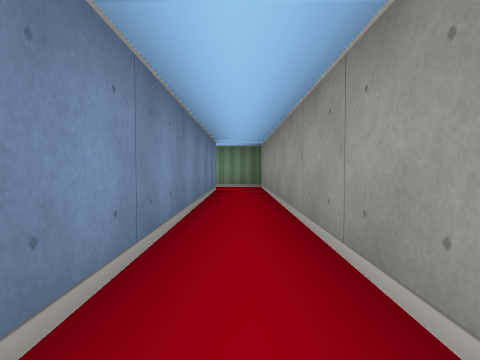
View 1 (above)

19 first-person views from a walk through a cub3D ray-caster map. The camera is about half as high as the walls, tilts 2° down and sees 75° across. The floor is counted in squares. Each view is taken from the middle of a square. On the plan, view 1 faces up. The plan holds only what a view shows up to about 9 squares ahead; the rest is blank.

View 2
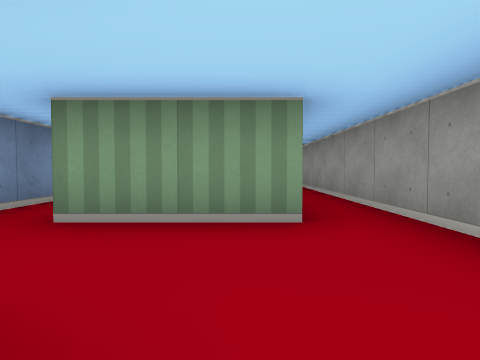

View 3
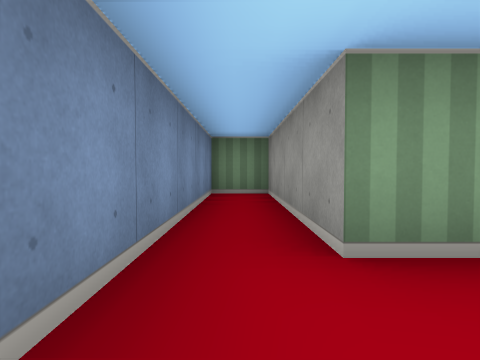

View 4
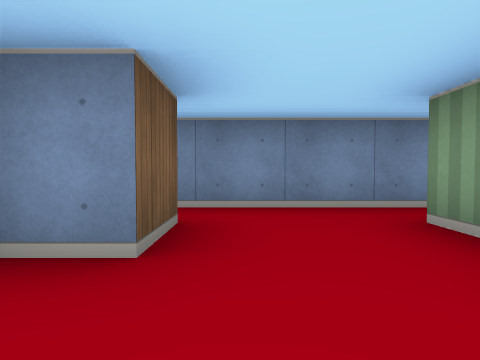

View 5
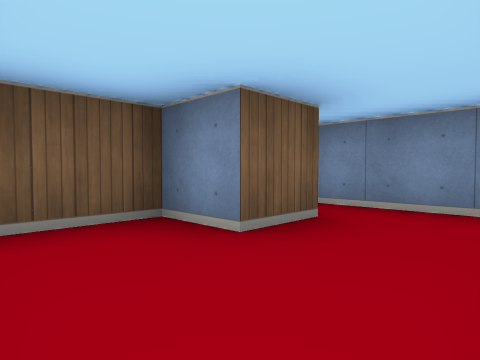

View 6
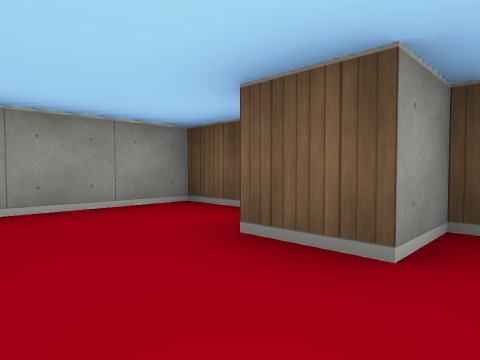

View 7
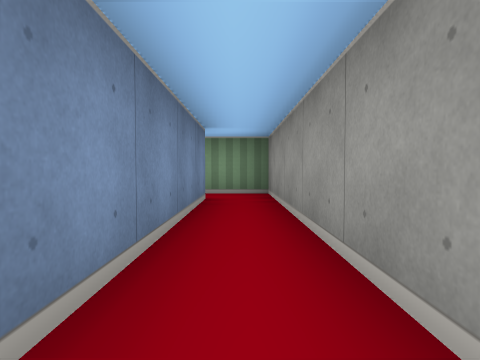

View 8
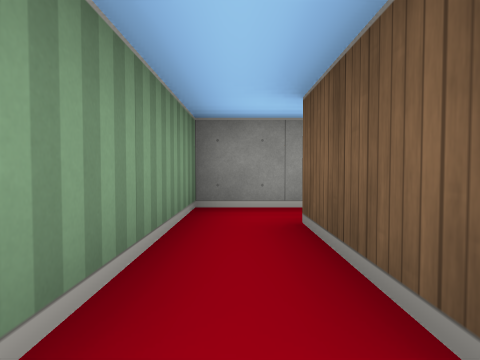

View 9
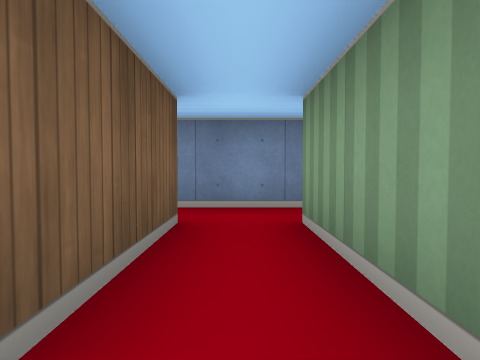

View 10
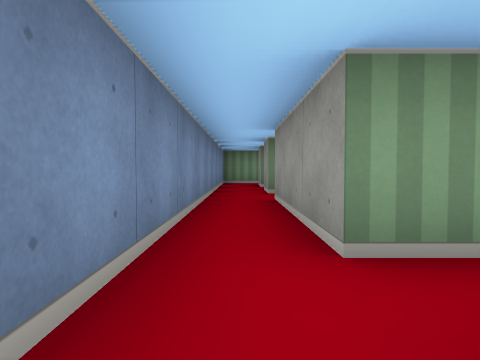

View 11
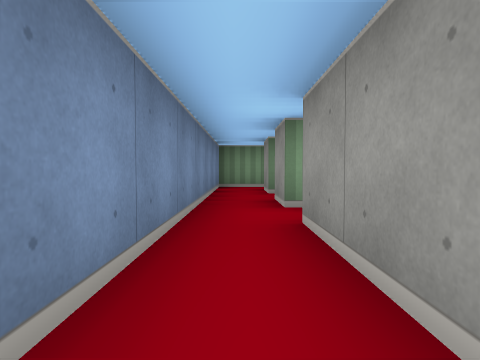

View 12
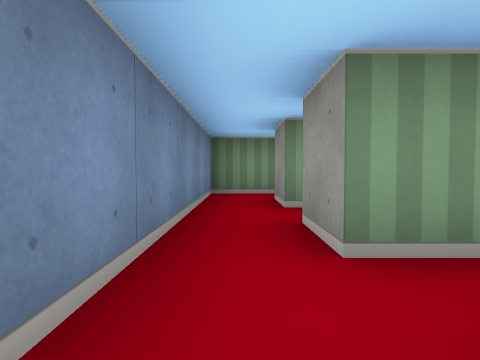

View 13
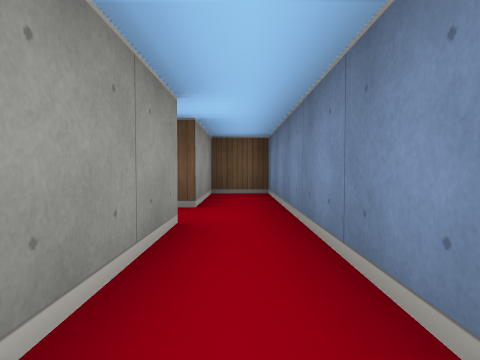

View 14
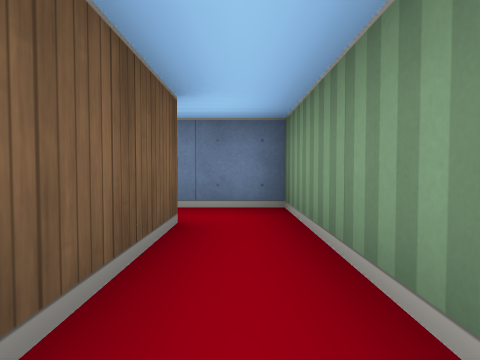

View 15
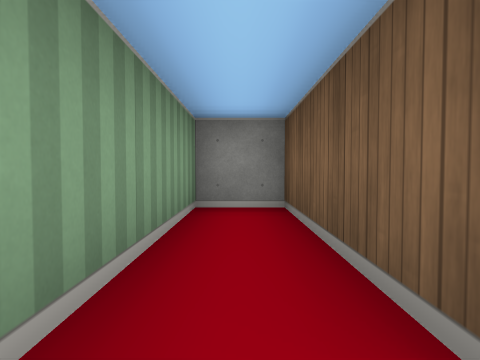

View 16
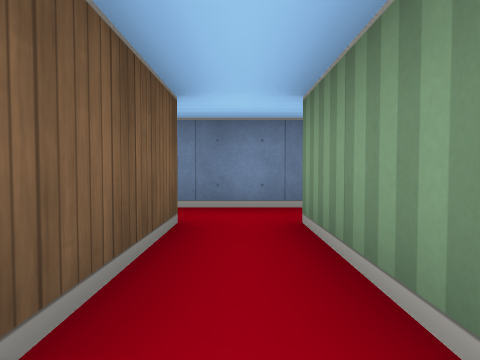

View 17
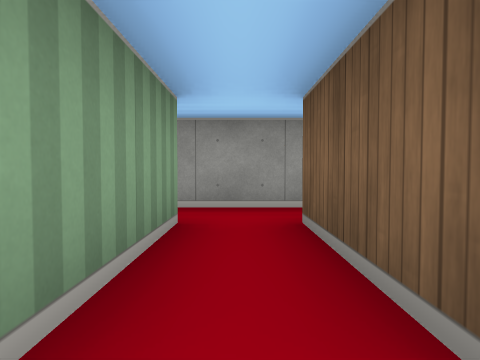

View 18
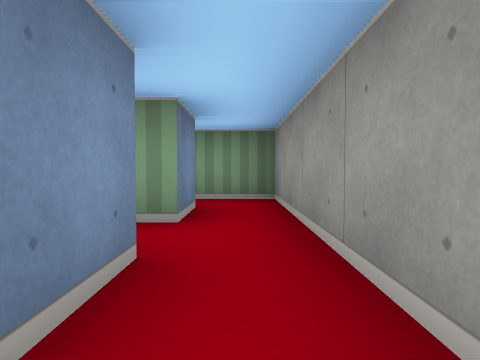

View 19
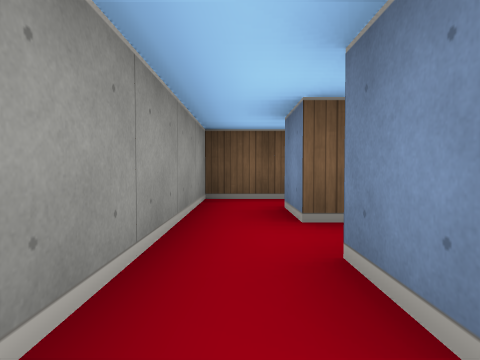

### Floor plan
Ten units are one square. View 1 is at (0, 0); x grows to the right and y downward. Boxes are objects, and circles mark ways between rooms. Rooms are numbered by the first view taken in them; rooms with no view inside come last. Other rooms are left out.
<svg viewBox="-40 -160 50 201">
<path fill="none" stroke="#000" d="M-4 5 -25 5 -25 -35 -35 -35 -35 31M-25 36 -25 25 -15 25 -15 35 5 35 5 -75 -25 -75M-25 -65 -5 -65 -5 -6M-25 -75 -25 -105M-35 -115 -35 -45 -25 -45 -25 -65M-25 -135 -25 -145 5 -145 5 -155 -35 -155 -35 -135M-5 -115 -25 -115M-8 -85 5 -85 5 -115M-25 -105 -5 -105 -5 -95M-5 -125 -5 -115M5 -115 5 -135 -8 -135M-35 -135 -35 -115M-25 -115 -25 -125"/>
<circle cx="-15" cy="-70" r="3" fill="#2a7"/>
<circle cx="-15" cy="-110" r="3" fill="#2a7"/>
<circle cx="-30" cy="-120" r="3" fill="#2a7"/>
<circle cx="-30" cy="-140" r="3" fill="#2a7"/>
<circle cx="0" cy="-120" r="3" fill="#2a7"/>
<circle cx="-15" cy="-130" r="3" fill="#2a7"/>
<text x="0" y="-10">1</text>
<text x="-30" y="-80">2</text>
<text x="-20" y="-150">3</text>
<text x="0" y="-100">4</text>
<text x="-10" y="-130">5</text>
<text x="-30" y="-130">6</text>
</svg>
Room 1 opens to room 2. Room 2 opens to room 4. Room 2 opens to room 6. Room 3 opens to room 6. Room 4 opens to room 5. Room 5 opens to room 6.

Where each view was taken, in squares from view 1:
view 1: 0 up, 0 right, facing up
view 2: 3 down, 1 left, facing up
view 3: 2 down, 3 left, facing up
view 4: 2 down, 0 right, facing left
view 5: 1 down, 0 right, facing down-left
view 6: 1 down, 3 left, facing down-right
view 7: 2 up, 0 right, facing up
view 8: 7 up, 3 left, facing right
view 9: 7 up, 0 right, facing left
view 10: 6 up, 3 left, facing up
view 11: 8 up, 3 left, facing up
view 12: 10 up, 3 left, facing up
view 13: 10 up, 3 left, facing down
view 14: 15 up, 0 right, facing left
view 15: 15 up, 3 left, facing right
view 16: 11 up, 0 right, facing left
view 17: 11 up, 3 left, facing right
view 18: 9 up, 0 right, facing up
view 19: 13 up, 0 right, facing down
